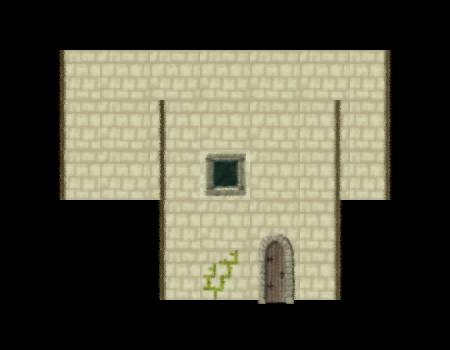

Below is a game level as drawn by its tile map, then a one-line description and the .tmx that defines it (tile-layer data replaced by summaries):
An orthogonal 9x7 tile map with 50x50 px tiles, 3 tile layers (collision, back, front), 2 tilesets.

<map version="1.0" orientation="orthogonal" renderorder="right-down" width="9" height="7" tilewidth="50" tileheight="50" nextobjectid="1">
 <tileset firstgid="1" name="collision" tilewidth="50" tileheight="50" tilecount="5">
  <image source="collision.png" width="250" height="50" />
 </tileset>
 <tileset firstgid="6" name="walls" tilewidth="50" tileheight="50" tilecount="10">
  <image source="walls.png" width="500" height="50" />
 </tileset>
 <layer name="collision" width="9" height="7">
  <data>[63 cells, 29 non-empty, 4 distinct tile ids]</data>
 </layer>
 <layer name="back" width="9" height="7">
  <data>[63 cells, 29 non-empty, 3 distinct tile ids]</data>
 </layer>
 <layer name="front" width="9" height="7">
  <data>[63 cells, 19 non-empty, 8 distinct tile ids]</data>
 </layer>
</map>
